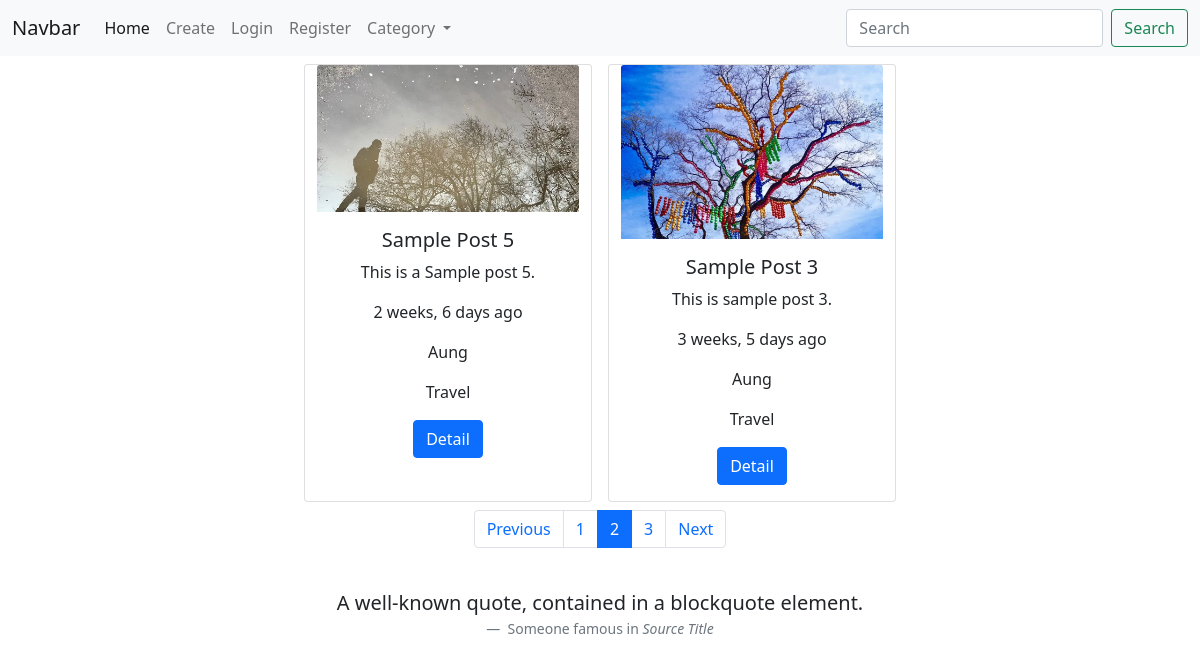
The app's page /blog/list/?page=2 with its own data.
### my_blog/models.py (models this page shows, shortened)
class PostModel(models.Model):
    id = models.AutoField(primary_key=True)
    title = models.CharField(max_length=100)
    content = models.TextField(default=None)
    image = models.ImageField(default=None)
    author = models.ForeignKey(User,on_delete=models.CASCADE)
    category = models.ForeignKey(CategoryModel, on_delete=models.CASCADE)
    created_date = models.DateTimeField(default=datetime.now)

class CategoryModel(models.Model):
    id = models.AutoField(primary_key=True)
    name = models.CharField(max_length=100)
    description = models.TextField(default=None)
    create_date = models.DateTimeField(default=datetime.now)
    def __str__(self):
        return self.name

### my_blog/views.py (the view)
# urls.py: path('list/', postlist, name="postlist"),
def postlist(request):
    if request.GET.get('search'):
        search = request.GET.get('search')
        posts = PostModel.objects.filter(
            Q(title__icontains=search) |
            Q(content__icontains=search)
        )
    elif request.GET.get('category'):
        category = request.GET.get('category')
        posts= PostModel.objects.filter(category_id =category)
    else:
        posts = PostModel.objects.all().order_by('-created_date')
    paginator = Paginator(posts,2)
    page_number = request.GET.get('page')
    page_obj = paginator.get_page(page_number)
    return render(request, 'postlist.html',{'posts': page_obj})

### util/context_processors.py (called while the page is built)
def allCategory(request):
    category = CategoryModel.objects.all()
    return {'categories':category}

### my_blog/templates/postlist.html (shortened to what this page needs)
{% extends 'base.html' %}
{% load humanize %}
{% block body%}
<center>
<div  class="container row d-flex justify-content-center">
    {% if posts %}
    {% for p in posts %}
    <div class="card col-3 m-2 shawdow-lg" style="width: 18rem;">
        {% if p.image %}
            <img src="{{p.image.url}}" class="card-img-top">
        {% endif %}
        <div class="card-body">
            <h5 class="card-title">{{p.title}}</h5>
            <p class="card-text">{{p.content}}</p>
            <p class="card-text">{{p.created_date|naturaltime }}</p>
            <p>{{p.author}}</p>
            <p>{{p.category}}</p>
            <a href="/blog/detail/{{p.id}}/" class="btn btn-primary">Detail</a>
        </div>
    </div>
    {% endfor %}
    {% else %}
        <h3 align="center" class="card">Post Not Found!</h3>
    {% endif %}
    {% if posts.has_other_pages %}
<div style="display: flex; justify-content: center;">
    <nav aria-label="Topics pagination" class="mb-4">
        <ul class="pagination">
            {% if posts.has_previous %}
            <li class="page-item">
                <a class="page-link" href="?page={{ posts.previous_page_number }}">Previous</a>
            </li>
            {% else %}
            <li class="page-item disabled">
                <span class="page-link">Previous</span>
            </li>
            {% endif %}
            {% for page_num in posts.paginator.page_range %}
            {% if posts.number == page_num %}
            <li class="page-item active">
                <span class="page-link">
                {{ page_num }}
                </span>
            </li>
            {% else %}
            <li class="page-item">
                <a class="page-link" href="?page={{ page_num }}">{{ page_num }}</a>
            </li>
            {% endif %}
            {% endfor %}
            {% if posts.has_next %}
            <li class="page-item">
                <a class="page-link" href="?page={{ posts.next_page_number }}">Next</a>
            </li>
            {% else %}
            <li class="page-item disabled">
                <span class="page-link">Next</span>
            </li>
            {% endif %}
        </ul>
    </nav>
</div>
{% endif %}
</div>
</center>
{% endblock %}

### records on screen
PostModel: image (picture), title "Sample Post 5", content "This is a Sample post 5.", created_date "2 weeks, 6 days ago", author "Aung", category "Travel"
PostModel: image (picture), title "Sample Post 3", content "This is sample post 3.", created_date "3 weeks, 5 days ago", author "Aung", category "Travel"

### other values on screen
{{ page_num }} "1" "3"
{{ page_num }} "2"
